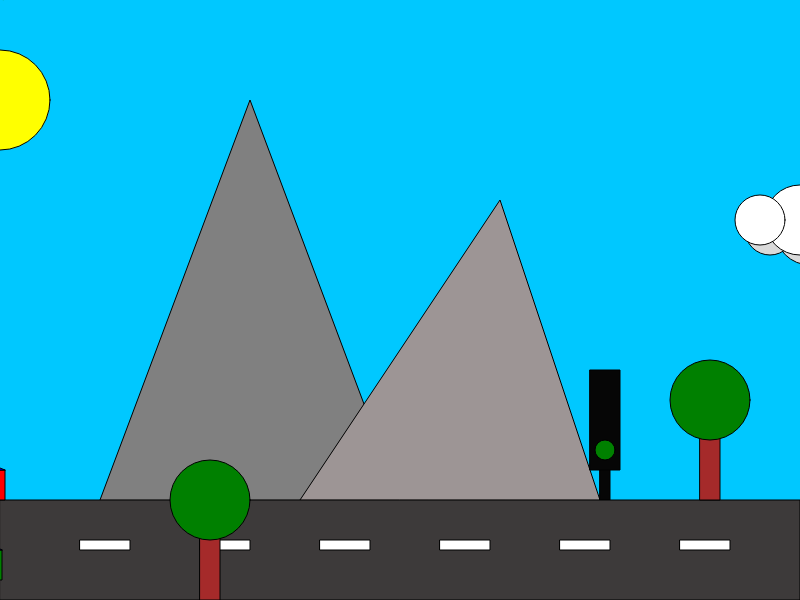
Frame 1 (no input)
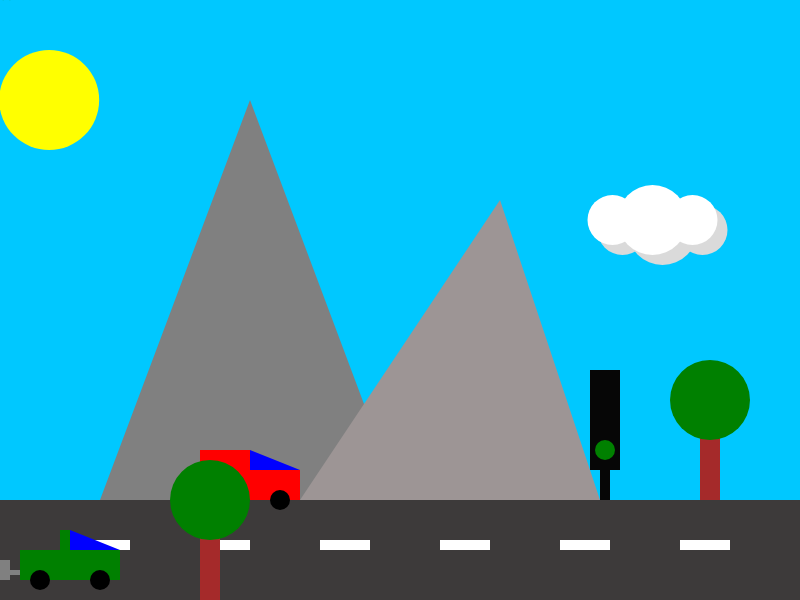
Frame 60 (no input)
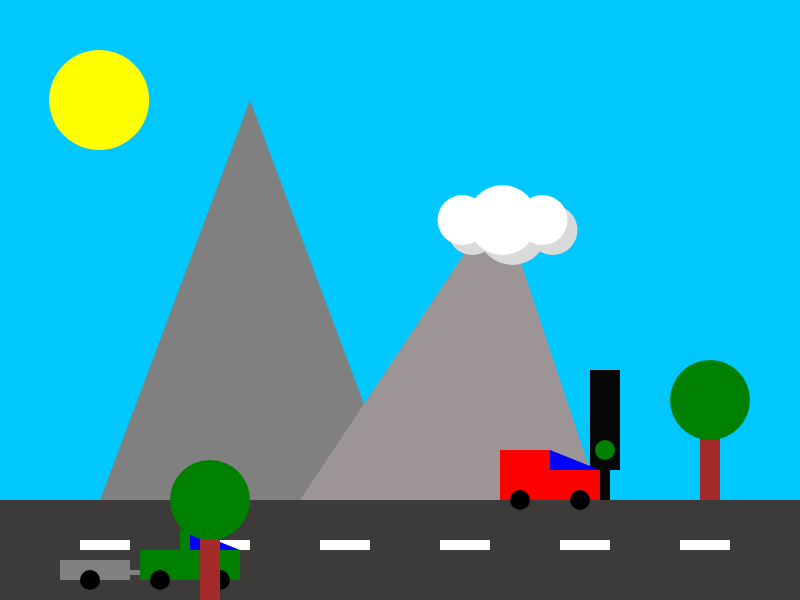
Frame 120 (the mouse pressed at the canvas centre since frame 60)

The p5.js sketch that drew these frames (run headless with seeded random() and noise() and a simulated clock; from frame 60 on, the mouse is pressed at the canvas centre):

// p5.js sketch
// ── sketch.js

let beweeg_zon = 0;
let beweeg_auto = 0;
let beweeg_wolk = 0;
let beweeg_auto2 = 0;
let beweeg_ufo = 0;
let timer = 0;
function setup() {
  createCanvas(800, 600);
}

function draw() {
  background(0,200,255);

  
if (beweeg_zon > 900) {
  beweeg_zon = -100;
}
//zon

fill('yellow');
circle(0+beweeg_zon,100, 100, 200);
beweeg_zon += 0.05 * deltaTime;

//berg
fill('gray');
triangle(100, 500, 250, 100, 400, 500);
fill('#9d9595');
triangle(300, 500, 500, 200, 600, 500);

//stoplicht
fill('#060606');
rect(600, 430, 10, 70);
rect(590, 370, 30, 100)


if (timer > 300) {
 fill('red');
circle(605, 385, 20);
}


if (timer > 200 && timer < 300) {
    fill("yellow");
circle(605, 415, 20);
  beweeg_auto = beweeg_auto + 1
  beweeg_auto2 = beweeg_auto2 + 1
}
 if (timer < 200) {
  fill("green")
circle(605, 450, 20);
 beweeg_auto = beweeg_auto + 5
 beweeg_auto2 = beweeg_auto2 + 2
}

if (timer > 500) {
  timer = 0;
}

text( timer, 0, 0);
timer = timer + 1


//weg
fill('#3d3a3a');
rect(0, 500, 800, 100);
fill('white');
rect(80, 540, 50, 10);
rect(200, 540, 50, 10);
rect(320, 540, 50, 10);
rect(440, 540, 50, 10);
rect(560, 540, 50, 10);
rect(680, 540, 50, 10);

//boom1
fill('brown');
rect(700, 400, 20, 100);
fill('green');
circle(710, 400, 80);

//auto2
fill('green');
rect(-100+beweeg_auto2, 550, 100, 30);
rect(-60+beweeg_auto2, 530, 10, 20);
fill('black');
circle(-100+beweeg_auto2  + 20, 580, 20);
circle(-100+beweeg_auto2 + 80, 580, 20);
fill('blue');
triangle(-100+beweeg_auto2 + 50, 530, -100+beweeg_auto2 + 50, 550, -100+beweeg_auto2 + 100, 550);
fill('gray');
rect(-180+beweeg_auto2, 560, 70, 20);
rect(-110+beweeg_auto2, 570, 10, 5);
fill('black');
circle(-150+beweeg_auto2 + 0, 580, 20);
beweeg_auto2 =beweeg_auto2 + 0
if (beweeg_auto2 > 1000) {
  beweeg_auto2 = -100;
}

//auto1
fill('red');
rect(-100+beweeg_auto, 470, 100, 30);
rect(-100+beweeg_auto, 450, 50, 20);
fill('black');
circle(-100+beweeg_auto  + 20, 500, 20);
circle(-100+beweeg_auto + 80, 500, 20);
fill('blue');
triangle(-100+beweeg_auto + 50, 470, -100+beweeg_auto + 50, 450, -100+beweeg_auto + 100, 470);
beweeg_auto =beweeg_auto + 0  
if (beweeg_auto > 900) {
  beweeg_auto = -200;
}

//wolk
fill('#dadada');
ellipse(810+beweeg_wolk, 230, 70, 70);
ellipse(850+beweeg_wolk, 230, 50, 50);
ellipse(770+beweeg_wolk, 230, 50, 50);
fill('white');
ellipse(800+beweeg_wolk, 220, 70, 70);
ellipse(840+beweeg_wolk, 220, 50, 50);
ellipse(760+beweeg_wolk, 220, 50, 50);
beweeg_wolk += -0.15 * deltaTime;
if (beweeg_wolk < -900) {
  beweeg_wolk = 100;
}

//ufo
fill('green');
circle(-400+beweeg_ufo, 80, 80);
fill('gray');
ellipse(-400+beweeg_ufo, 100, 200, 50);
fill('black');
rect(-500+beweeg_ufo, 95, 200, 10, 20);
beweeg_ufo += 2 * deltaTime;
if (beweeg_ufo > 25000) {
  beweeg_ufo = -100;
}
//boom2
fill('brown');
rect(200, 500, 20, 100);
fill('green');
circle(210, 500, 80);
   strokeWeight(0)
}
